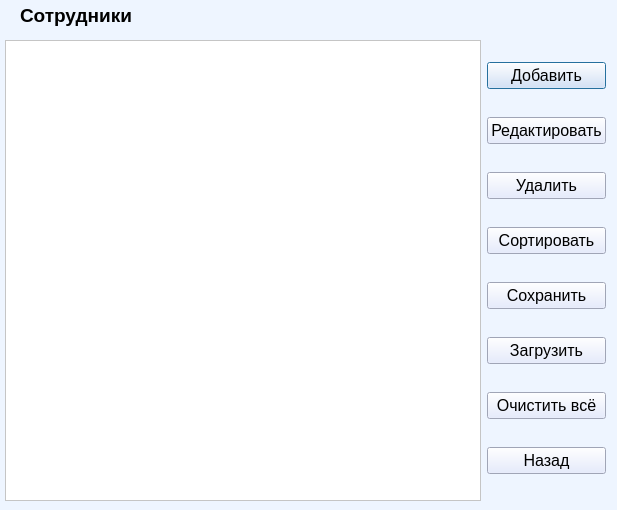
<?xml version="1.0" encoding="UTF-8"?>
<ui version="4.0">
 <class>Person</class>
 <widget class="QDialog" name="Person">
  <property name="geometry">
   <rect>
    <x>0</x>
    <y>0</y>
    <width>617</width>
    <height>510</height>
   </rect>
  </property>
  <property name="windowTitle">
   <string>Dialog</string>
  </property>
  <property name="styleSheet">
   <string notr="true">background-color: rgb(238, 245, 255);</string>
  </property>
  <widget class="QWidget" name="layoutWidget">
   <property name="geometry">
    <rect>
     <x>5</x>
     <y>40</y>
     <width>601</width>
     <height>461</height>
    </rect>
   </property>
   <layout class="QHBoxLayout" name="horizontalLayout">
    <item>
     <widget class="QListWidget" name="listWidget">
      <property name="styleSheet">
       <string notr="true">background-color: rgb(255, 255, 255);
font: 12pt &quot;MS Shell Dlg 2&quot;;</string>
      </property>
     </widget>
    </item>
    <item>
     <layout class="QVBoxLayout" name="verticalLayout">
      <item>
       <widget class="QPushButton" name="Add">
        <property name="font">
         <font>
          <family>MS Shell Dlg 2</family>
          <pointsize>12</pointsize>
          <weight>50</weight>
          <italic>false</italic>
          <bold>false</bold>
         </font>
        </property>
        <property name="styleSheet">
         <string notr="true">background-color: rgb(224, 231, 255);
font: 12pt &quot;MS Shell Dlg 2&quot;;</string>
        </property>
        <property name="text">
         <string>Добавить</string>
        </property>
        <property name="icon">
         <iconset>
          <normaloff>:/img/img/AddS.png</normaloff>:/img/img/AddS.png</iconset>
        </property>
        <property name="iconSize">
         <size>
          <width>30</width>
          <height>30</height>
         </size>
        </property>
       </widget>
      </item>
      <item>
       <widget class="QPushButton" name="upgrade">
        <property name="font">
         <font>
          <family>MS Shell Dlg 2</family>
          <pointsize>12</pointsize>
          <weight>50</weight>
          <italic>false</italic>
          <bold>false</bold>
         </font>
        </property>
        <property name="styleSheet">
         <string notr="true">background-color: rgb(224, 231, 255);
font: 12pt &quot;MS Shell Dlg 2&quot;;</string>
        </property>
        <property name="text">
         <string>Редактировать</string>
        </property>
        <property name="icon">
         <iconset>
          <normaloff>:/img/img/upgradeS2.png</normaloff>:/img/img/upgradeS2.png</iconset>
        </property>
        <property name="iconSize">
         <size>
          <width>30</width>
          <height>30</height>
         </size>
        </property>
       </widget>
      </item>
      <item>
       <widget class="QPushButton" name="Delete">
        <property name="font">
         <font>
          <family>MS Shell Dlg 2</family>
          <pointsize>12</pointsize>
          <weight>50</weight>
          <italic>false</italic>
          <bold>false</bold>
         </font>
        </property>
        <property name="styleSheet">
         <string notr="true">background-color: rgb(224, 231, 255);
font: 12pt &quot;MS Shell Dlg 2&quot;;</string>
        </property>
        <property name="text">
         <string>Удалить</string>
        </property>
        <property name="icon">
         <iconset>
          <normaloff>:/img/img/DeleteS.png</normaloff>:/img/img/DeleteS.png</iconset>
        </property>
        <property name="iconSize">
         <size>
          <width>30</width>
          <height>30</height>
         </size>
        </property>
       </widget>
      </item>
      <item>
       <widget class="QPushButton" name="Sort">
        <property name="font">
         <font>
          <family>MS Shell Dlg 2</family>
          <pointsize>12</pointsize>
          <weight>50</weight>
          <italic>false</italic>
          <bold>false</bold>
         </font>
        </property>
        <property name="styleSheet">
         <string notr="true">background-color: rgb(224, 231, 255);
font: 12pt &quot;MS Shell Dlg 2&quot;;</string>
        </property>
        <property name="text">
         <string>Сортировать</string>
        </property>
        <property name="icon">
         <iconset>
          <normaloff>:/img/img/Sort.png</normaloff>:/img/img/Sort.png</iconset>
        </property>
        <property name="iconSize">
         <size>
          <width>30</width>
          <height>30</height>
         </size>
        </property>
       </widget>
      </item>
      <item>
       <widget class="QPushButton" name="Save">
        <property name="font">
         <font>
          <family>MS Shell Dlg 2</family>
          <pointsize>12</pointsize>
          <weight>50</weight>
          <italic>false</italic>
          <bold>false</bold>
         </font>
        </property>
        <property name="styleSheet">
         <string notr="true">background-color: rgb(224, 231, 255);
font: 12pt &quot;MS Shell Dlg 2&quot;;</string>
        </property>
        <property name="text">
         <string>Сохранить</string>
        </property>
        <property name="icon">
         <iconset>
          <normaloff>:/img/img/save.png</normaloff>:/img/img/save.png</iconset>
        </property>
        <property name="iconSize">
         <size>
          <width>25</width>
          <height>25</height>
         </size>
        </property>
       </widget>
      </item>
      <item>
       <widget class="QPushButton" name="Setup">
        <property name="font">
         <font>
          <family>MS Shell Dlg 2</family>
          <pointsize>12</pointsize>
          <weight>50</weight>
          <italic>false</italic>
          <bold>false</bold>
         </font>
        </property>
        <property name="styleSheet">
         <string notr="true">background-color: rgb(224, 231, 255);
font: 12pt &quot;MS Shell Dlg 2&quot;;</string>
        </property>
        <property name="text">
         <string>Загрузить</string>
        </property>
        <property name="icon">
         <iconset>
          <normaloff>:/img/img/setup.png</normaloff>:/img/img/setup.png</iconset>
        </property>
        <property name="iconSize">
         <size>
          <width>25</width>
          <height>25</height>
         </size>
        </property>
       </widget>
      </item>
      <item>
       <widget class="QPushButton" name="clearAll">
        <property name="font">
         <font>
          <family>MS Shell Dlg 2</family>
          <pointsize>12</pointsize>
          <weight>50</weight>
          <italic>false</italic>
          <bold>false</bold>
         </font>
        </property>
        <property name="styleSheet">
         <string notr="true">background-color: rgb(224, 231, 255);
font: 12pt &quot;MS Shell Dlg 2&quot;;</string>
        </property>
        <property name="text">
         <string>Очистить всё</string>
        </property>
        <property name="icon">
         <iconset>
          <normaloff>:/img/img/clearAll.png</normaloff>:/img/img/clearAll.png</iconset>
        </property>
       </widget>
      </item>
      <item>
       <widget class="QPushButton" name="pushButton">
        <property name="font">
         <font>
          <family>MS Shell Dlg 2</family>
          <pointsize>12</pointsize>
          <weight>50</weight>
          <italic>false</italic>
          <bold>false</bold>
         </font>
        </property>
        <property name="styleSheet">
         <string notr="true">background-color: rgb(224, 231, 255);
font: 12pt &quot;MS Shell Dlg 2&quot;;</string>
        </property>
        <property name="text">
         <string>Назад</string>
        </property>
       </widget>
      </item>
     </layout>
    </item>
   </layout>
  </widget>
  <widget class="QLabel" name="label">
   <property name="geometry">
    <rect>
     <x>20</x>
     <y>0</y>
     <width>141</width>
     <height>31</height>
    </rect>
   </property>
   <property name="font">
    <font>
     <pointsize>14</pointsize>
     <weight>75</weight>
     <bold>true</bold>
    </font>
   </property>
   <property name="text">
    <string>Сотрудники</string>
   </property>
  </widget>
 </widget>
 <resources/>
 <connections/>
</ui>
